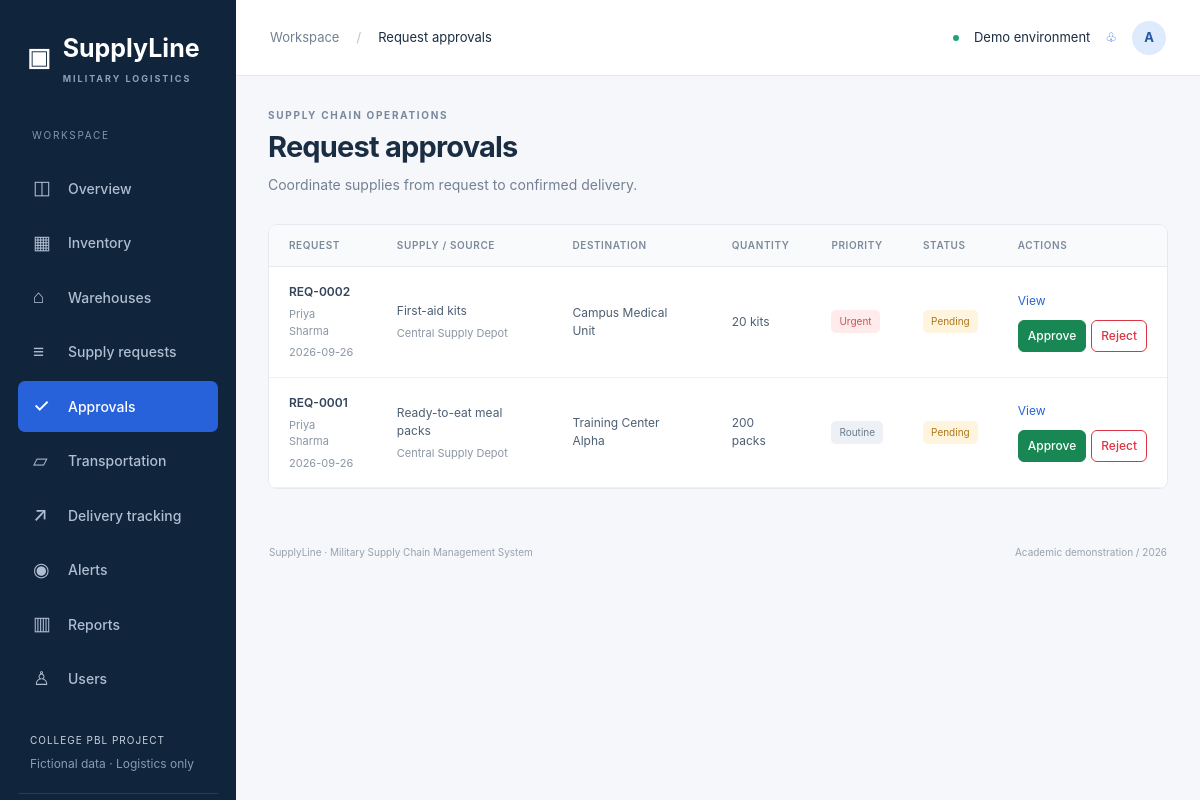
/approvals (signed in), run on the app's committed database.
### tables this page shows
CREATE TABLE users(id INTEGER PRIMARY KEY,name TEXT NOT NULL,email TEXT UNIQUE NOT NULL,password TEXT NOT NULL,role TEXT NOT NULL CHECK(role IN ('Admin','Logistics Officer','Warehouse Staff')),warehouse_id INTEGER REFERENCES warehouses(id),CHECK(role!='Warehouse Staff' OR warehouse_id IS NOT NULL));

CREATE TABLE requests(id INTEGER PRIMARY KEY,requester INTEGER NOT NULL REFERENCES users(id),supply_id INTEGER NOT NULL REFERENCES supplies(id),quantity INTEGER NOT NULL CHECK(quantity>0),source_warehouse INTEGER NOT NULL REFERENCES warehouses(id),destination TEXT NOT NULL,request_date TEXT NOT NULL DEFAULT CURRENT_TIMESTAMP,priority TEXT NOT NULL CHECK(priority IN ('Routine','High','Urgent')),status TEXT NOT NULL DEFAULT 'Pending' CHECK(status IN ('Pending','Approved','Rejected','In Transit','Delivered')),vehicle_id INTEGER REFERENCES vehicles(id),dispatch_date TEXT,expected_date TEXT,delivered_date TEXT);

CREATE TABLE supplies(id INTEGER PRIMARY KEY,name TEXT NOT NULL,category TEXT NOT NULL,quantity INTEGER NOT NULL CHECK(quantity>=0),unit TEXT NOT NULL,warehouse_id INTEGER NOT NULL REFERENCES warehouses(id),minimum_stock INTEGER NOT NULL CHECK(minimum_stock>=0),expiry_date TEXT,status TEXT NOT NULL CHECK(status IN ('Active','Inactive')));

CREATE TABLE warehouses(id INTEGER PRIMARY KEY,name TEXT NOT NULL,location TEXT NOT NULL,capacity INTEGER NOT NULL CHECK(capacity>0),manager TEXT NOT NULL,contact TEXT NOT NULL,status TEXT NOT NULL CHECK(status IN ('Active','Inactive')));

### app.py (the view)
@app.get('/approvals')
@roles('Admin','Logistics Officer')
def approvals():
    return render_template('approvals.html',title='Request approvals',reqs=[r for r in request_rows() if r['status']=='Pending'], supplies=inventory(),vehicles=[])

### app.py (called while the page is built)
def db():
    if 'db' not in g:
        g.db = sqlite3.connect(app.config['DATABASE'])
        g.db.row_factory = sqlite3.Row
        g.db.execute('PRAGMA foreign_keys=ON')
    return g.db

def rows(sql, args=()):
    return db().execute(sql, args).fetchall()

def one(sql, args=()):
    return db().execute(sql, args).fetchone()

def roles(*allowed):
    def decorate(fn):
        @wraps(fn)
        def wrapped(*args, **kwargs):
            if not g.user:
                return redirect(url_for('login'))
            if allowed and g.user['role'] not in allowed:
                abort(403)
            return fn(*args, **kwargs)
        return wrapped
    return decorate

@app.before_request
def authenticate():
    g.user = one('SELECT * FROM users WHERE id=?', (session['user_id'],)) if session.get('user_id') else None
    session.setdefault('csrf', secrets.token_hex(24))
    if request.method == 'POST' and not secrets.compare_digest(session['csrf'], request.form.get('csrf', '')):
        abort(400, 'Invalid form token. Refresh the page and try again.')

@app.context_processor
def context():
    return dict(user=g.user, csrf=session.get('csrf'), categories=CATEGORIES, roles_list=ROLES, today=date.today().isoformat())

def inventory():
    query = 'SELECT s.*,w.name warehouse FROM supplies s JOIN warehouses w ON w.id=s.warehouse_id WHERE 1=1'
    args = []
    if g.user['role'] == 'Warehouse Staff':
        query += ' AND s.warehouse_id=?'; args.append(g.user['warehouse_id'])
    for field, column in [('warehouse', 's.warehouse_id'), ('category', 's.category'), ('status', 's.status')]:
        if request.args.get(field):
            query += f' AND {column}=?'; args.append(request.args[field])
    if request.args.get('q'):
        query += ' AND s.name LIKE ?'; args.append('%' + request.args['q'] + '%')
    return rows(query + ' ORDER BY s.id', args)

### templates/approvals.html
{% extends 'requests.html' %}

### templates/requests.html (shortened to what this page needs)
{% extends 'base.html' %}{% from 'macros.html' import heading,input,csrf_field,badge with context %}{% block content %}{{heading(title,'Coordinate supplies from request to confirmed delivery.')}}<section class="panel"><div class="table-responsive"><table class="table"><thead><tr><th>Request</th><th>Supply / source</th><th>Destination</th><th>Quantity</th><th>Priority</th><th>Status</th><th>Actions</th></tr></thead><tbody>{% for r in reqs %}<tr><td><b>REQ-{{'%04d'|format(r.id)}}</b><small>{{r.requester_name}}</small><small>{{r.request_date[:10]}}</small></td><td>{{r.supply}}<small>{{r.warehouse}}</small></td><td>{{r.destination}}</td><td>{{r.quantity}} {{r.unit}}</td><td>{{badge(r.priority)}}</td><td>{{badge(r.status)}}</td><td><a href="{{url_for('tracking',id=r.id)}}">View</a>{% if r.status=='Pending' %}<form class="action-form" method="post" action="{{url_for('request_action',ident=r.id)}}"><button name="action" value="Approve" class="btn btn-sm btn-success">Approve</button><button name="action" value="Reject" class="btn btn-sm btn-outline-danger">Reject</button></form>{% elif r.status=='In Transit' %}<form method="post" action="{{url_for('request_action',ident=r.id)}}">{{csrf_field()}}<button class="btn btn-sm btn-primary" name="action" value="Deliver">Mark delivered</button></form>{% endif %}</td></tr>{% else %}<tr><td colspan="7" class="empty">No requests to display.</td></tr>{% endfor %}</tbody></table></div></section>{% endblock %}

### templates/base.html
<!doctype html><html lang="en"><head><meta charset="utf-8"><meta name="viewport" content="width=device-width,initial-scale=1"><title>{{title}} · SupplyLine</title><link rel="stylesheet" href="{{url_for('static',filename='vendor/bootstrap.min.css')}}"><link rel="stylesheet" href="{{url_for('static',filename='css/style.css')}}"></head><body>{% if user %}<aside id="sidebar"><a class="brand" href="/">▣ <span>SupplyLine<small>MILITARY LOGISTICS</small></span></a><div class="workspace-label">WORKSPACE</div><nav>{% for endpoint,label,icon in [('dashboard','Overview','◫'),('inventory_page','Inventory','▦'),('warehouses_page','Warehouses','⌂'),('requests_page','Supply requests','≡'),('approvals','Approvals','✓'),('transportation','Transportation','▱'),('tracking','Delivery tracking','↗'),('alerts','Alerts','◉'),('reports','Reports','▥'),('users_page','Users','♙')] %}{% if user.role!='Warehouse Staff' or endpoint in ['dashboard','inventory_page','warehouses_page','tracking','alerts'] %}{% if endpoint!='users_page' or user.role=='Admin' %}<a class="{{'active' if request.endpoint==endpoint}}" href="{{url_for(endpoint)}}"><span>{{icon}}</span>{{label}}</a>{% endif %}{% endif %}{% endfor %}</nav><div class="sidebar-bottom"><div class="demo-note">COLLEGE PBL PROJECT<small>Fictional data · Logistics only</small></div><a class="profile-link" href="{{url_for('profile')}}"><b class="avatar">{{user.name[:1]}}</b><span>{{user.name}}<small>{{user.role}}</small></span></a><form method="post" action="{{url_for('logout')}}"><input type="hidden" name="csrf" value="{{csrf}}"><button class="logout">↪ Sign out</button></form></div></aside>{% endif %}<div class="{{'shell' if user else 'login-shell'}}">{% if user %}<header><div><button id="menu-toggle" aria-label="Toggle navigation">☰</button><span class="muted">Workspace</span><span class="crumb">/</span>{{title}}</div><div class="header-right"><span class="live-dot"></span> Demo environment <a href="{{url_for('alerts')}}" aria-label="View alerts">♧</a><a class="avatar" href="{{url_for('profile')}}">{{user.name[:1]}}</a></div></header>{% endif %}<main>{% for category,message in get_flashed_messages(with_categories=true) %}<div role="alert" class="alert alert-{{category}}">{{message}}</div>{% endfor %}{% block content %}{% endblock %}</main>{% if user %}<footer>SupplyLine · Military Supply Chain Management System <span>Academic demonstration / {{today[:4]}}</span></footer>{% endif %}</div><script src="{{url_for('static',filename='js/script.js')}}"></script>{% block scripts %}{% endblock %}</body></html>

### templates/macros.html (shortened to what this page needs)
{% macro badge(status) %}<span class="status status-{{status|lower|replace(' ','-')}}">{{status}}</span>{% endmacro %}{% macro heading(title,description) %}<div class="page-heading"><div><div class="eyebrow">SUPPLY CHAIN OPERATIONS</div><h1>{{title}}</h1><p>{{description}}</p></div></div>{% endmacro %}

### static/css/style.css (style rules this page uses)
:root { --navy:#10243b;--blue:#2463eb;--muted:#748092;--border:#e6eaf0;--bg:#f5f7fb;--ink:#1b2d43 }
* { box-sizing:border-box }
body { margin:0;background:var(--bg);color:var(--ink);font-family:Inter,-apple-system,BlinkMacSystemFont,'Segoe UI',sans-serif;font-size:14px }
a { color:#2764d6;text-decoration:none }
h1 { font-size:29px;letter-spacing:-.8px;font-weight:700;margin:7px 0 9px }
p { line-height:1.6 }
small { font-size:12px }
aside { position:fixed;inset:0 auto 0 0;width:236px;background:var(--navy);color:#c8d3e0;padding:30px 18px;display:flex;flex-direction:column;z-index:30 }
.brand { color:#fff;display:flex;gap:12px;font-size:25px;font-weight:750;align-items:center;padding:0 9px }
.brand small { display:block;letter-spacing:2px;font-size:9px;color:#8da1b8;margin-top:4px }
.workspace-label { font-size:10px;letter-spacing:1.7px;color:#8298b1;margin:43px 14px 16px }
nav a { display:flex;gap:13px;align-items:center;color:#afbed0;padding:11px 15px;border-radius:7px;margin:4px 0;font-weight:500 }
nav a span { font-size:19px;width:22px }
nav a.active { color:#fff;background:#2862da }
.sidebar-bottom { margin-top:auto }
.demo-note { font-size:10px;letter-spacing:1px;padding:25px 12px 20px;border-bottom:1px solid #2c3d52 }
.demo-note small { display:block;letter-spacing:0;color:#879bb3;margin-top:7px }
.avatar { display:inline-flex;border-radius:50%;background:#deebfc;color:#2457a1;align-items:center;justify-content:center;width:34px;height:34px;font-size:13px;font-weight:700 }
.shell { margin-left:236px }
header { height:76px;border-bottom:1px solid var(--border);background:#fff;display:flex;justify-content:space-between;align-items:center;padding:0 34px;font-size:13px }
.crumb { padding:0 17px;color:#bac3cf }
.header-right { display:flex;gap:15px;align-items:center }
.live-dot { width:6px;height:6px;background:#20a27c;border-radius:50% }
.muted { color:var(--muted) }
main { max-width:1680px;margin:auto;padding:32px }
.page-heading { display:flex;justify-content:space-between;align-items:center;margin-bottom:28px }
.page-heading p { color:var(--muted);margin:0 }
.eyebrow { font-size:10px;letter-spacing:1.7px;font-weight:700;color:#79889b }
.btn { font-size:13px;border-radius:6px;padding:10px 15px;font-weight:550 }
.btn-sm { padding:6px 9px;font-size:12px }
.panel { background:#fff;border:1px solid var(--border);border-radius:9px;margin-bottom:24px;overflow:hidden }
.table { margin:0;font-size:12px;--bs-table-color:#4d5f73;vertical-align:middle }
.table th { background:#f9fafc;font-size:10px;text-transform:uppercase;letter-spacing:.6px;font-weight:600;color:#7d8a9b;padding:13px 20px;border-color:var(--border) }
.table td { padding:16px 20px;border-color:#eef1f5 }
.table td b { color:#334459;font-weight:600 }
.table small { display:block;color:#8b96a5;font-size:11px;margin-top:5px }
.status { display:inline-block;font-size:10px;border-radius:5px;padding:4px 8px;color:#687b90;background:#edf1f6;white-space:nowrap }
.status-pending,.status-high,.status-near-expiry,.status-low-stock { color:#ad761b;background:#fff5df }
.status-rejected,.status-urgent,.status-expired,.status-delayed { background:#ffebeb;color:#c65555 }
footer { display:flex;justify-content:space-between;padding:0 33px 25px;color:#97a2af;font-size:10px }
.action-form { display:flex;gap:5px;margin-top:10px }
button,a,input,select,summary { outline-offset:4px }
aside { overflow-y:auto }

### data on the page
users: name "A"
requests: id "0002", requester_name "Priya Sharma", request_date "2026-09-26", supply "First-aid kits", warehouse "Central Supply Depot", destination "Campus Medical Unit", quantity "20", unit "kits", priority "Urgent Pending"
requests: id "0001", requester_name "Priya Sharma", request_date "2026-09-26", supply "Ready-to-eat meal packs", warehouse "Central Supply Depot", destination "Training Center Alpha", quantity "200", unit "packs", priority "Routine Pending"

### other printed values
{{ icon }} "◫" "▦" "⌂" "≡" "✓" "▱" "↗" "◉" "▥" "♙"
{{ label }} "Overview" "Inventory" "Warehouses" "Supply requests" "Approvals" "Transportation" "Delivery tracking" "Alerts" "Reports" "Users"
{{ title }} "Request approvals"
{{ description }} "Coordinate supplies from request to confirmed delivery."
